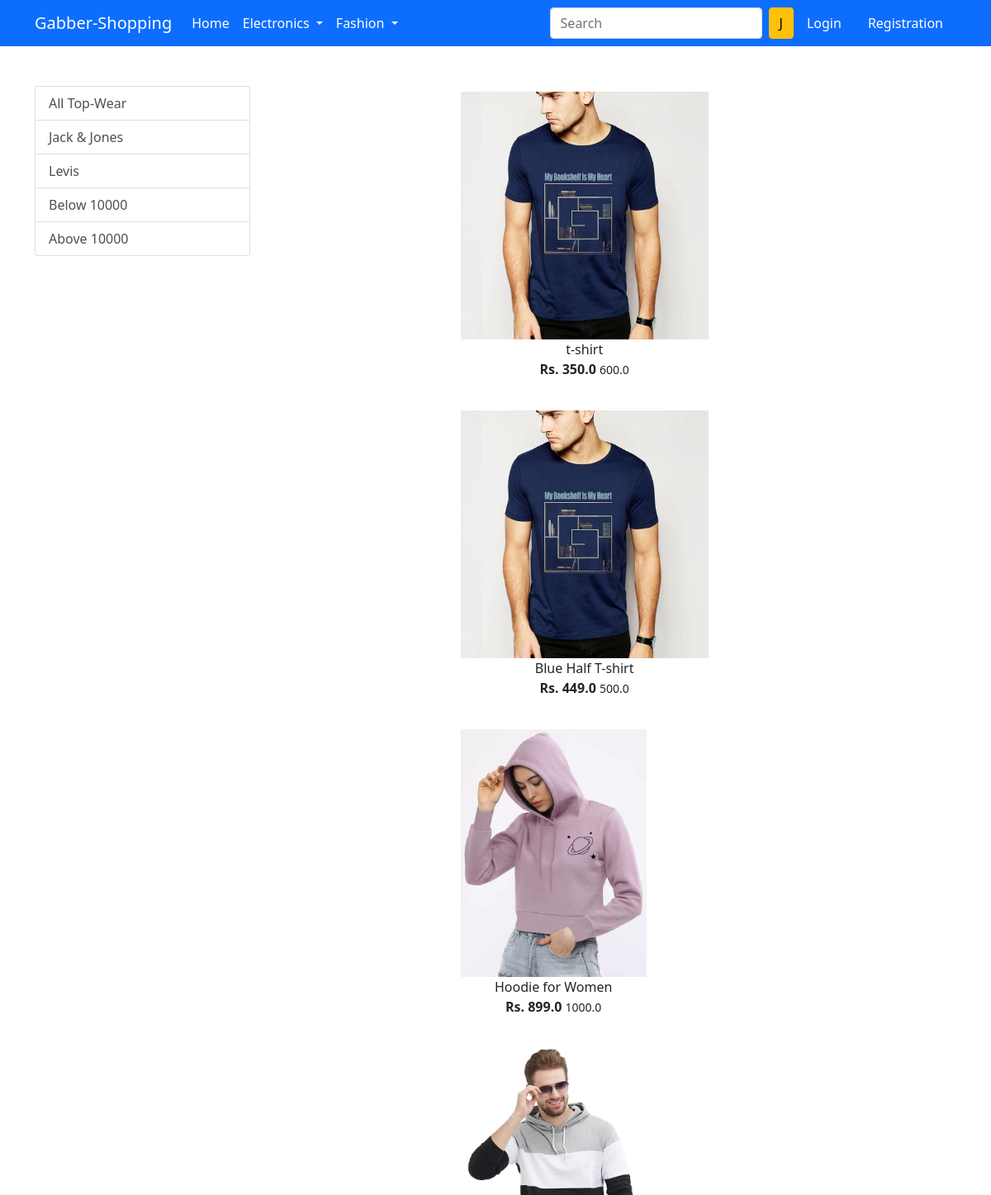
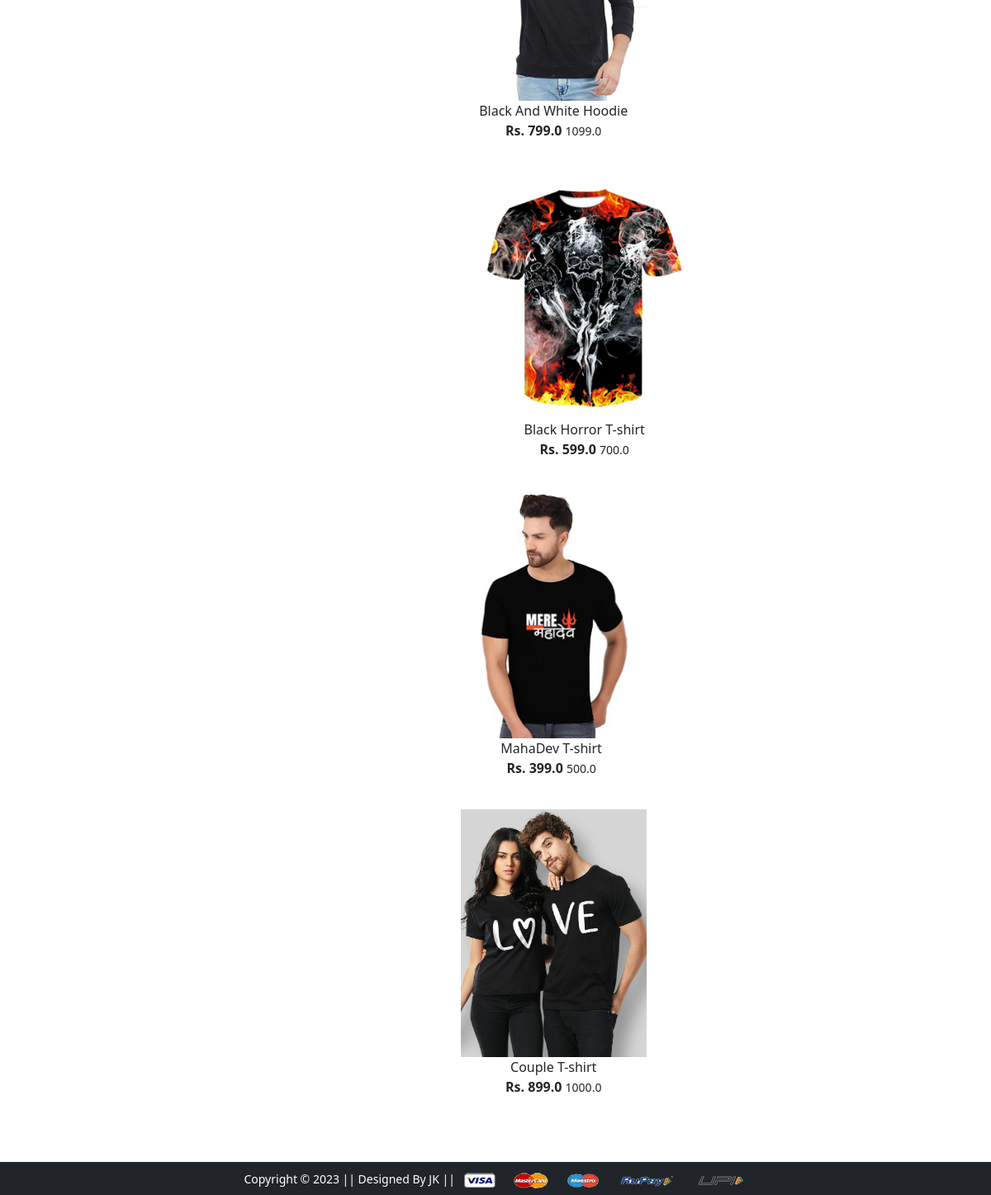
Screenshot of /topwear/ with the database file from the repository (2 pictures, top to bottom).
### app/models.py (models this page shows)
class Product(models.Model):
    title=models.CharField(max_length=100)
    selling_price=models.FloatField()
    discount_price=models.FloatField()
    description=models.TextField()
    brand=models.CharField(max_length=100)
    category=models.CharField(choices=CATEGORY_CHOICES,max_length=2)
    product_image=models.ImageField(upload_to='productimg')

### app/views.py (the view)
# urls.py: path('topwear/', views.topwear, name='topwear'),
def topwear(request,data=None):
    if data ==None:
        topwears=Product.objects.filter(category='TW')
    elif data=='JackandJones' or data=='Levis':
         topwears=Product.objects.filter(category='TW').filter(brand=data)
    elif data=='below':
         topwears=Product.objects.filter(category='TW').filter(discount_price__lt=1000)
    elif data=='above':
        topwears=Product.objects.filter(category='TW').filter(discount_price__gt=1000)
    return render(request, 'app/topwear.html', {'topwears':topwears})

### app/templates/app/topwear.html (shortened to what this page needs)
{% extends 'app/base.html' %}
{% load static %}
{% block main-content %}
<div class="container my-5">
 <div class="row">
  <div class="col-sm-3">
    <div class="list-group">
        <a href="{% url 'topwear' %}" class="list-group-item list-group-item-action" aria-current="true">All Top-Wear</a>
        <a href="{% url 'topweardata' 'JackandJones' %}" class="list-group-item list-group-item-action" aria-current="true">Jack & Jones</a>
        <a href="{% url 'topweardata' 'Levis' %}" class="list-group-item list-group-item-action" aria-current="true">Levis</a>
        <a href="{% url 'topweardata' 'below' %}" class="list-group-item list-group-item-action" aria-current="true">Below 10000</a>
        <a href="{% url 'topweardata' 'above' %}" class="list-group-item list-group-item-action" aria-current="true">Above 10000</a>
    </div>
  </div>
  <div class="col-sm-8 offset-sm-1 d-flex justify-content-center ">
    <div class="col-sm-8  justify-content-center">
        {% for product in topwears %}
         <div class="col-sm-4 text-center mb-4">
          <a href="{% url 'product-detail' product.id %}" class="btn">
            <div class="item"><img src="{{product.product_image.url}}" alt="" height="300" class="">
                <div class= ="fw-bold">{{product.title}}</div>
                <div class="fw-bold">Rs. {{product.discount_price }}
                    <small class="fw-light text-decoration-li-through">{{product.selling_price}}</small></div>
            </div>
          </a>
         </div>
        {% endfor %}
    </div>
  </div>
 </div>
</div>
{% endblock main-content %}

### app/templates/app/base.html (shortened to what this page needs)
<!doctype html>
{% load static %}
<html lang="en">
  <head>
    <link href="https://cdn.jsdelivr.net/npm/bootstrap@5.0.0-beta1/dist/css/bootstrap.min.css" rel="stylesheet">
    <link rel="stylesheet" href="{% static 'app/css/owl.carousel.min.css' %}">
    <link rel="stylesheet" href="{% static 'app/css/all.min.css' %}">
    <link rel="stylesheet" href="{% static 'app/css/style.css' %}">
  </head>
  <body>
    <nav class="navbar navbar-expand-lg navbar-dark bg-primary">
     <div class="container">
       <a class="navbar-brand" href="/">Gabber-Shopping</a>
       <div class="collapse navbar-collapse" id="navbarSupportedContent">
         <ul class="navbar-nav me-auto mb-2 mb-lg-0">
           <li class="nav-item">
             <a class="nav-link active" aria-current="page" href="/">Home</a>
           </li>
           <li class="nav-item dropdown">
             <a class="nav-link dropdown-toggle text-white" href="#" id="electronicsDropdown" role="button" data-bs-toggle="dropdown" aria-expanded="false">
               Electronics
             </a>
           </li>
           <li class="nav-item dropdown">
             <a class="nav-link dropdown-toggle text-white" href="#" id="fashionDropdown" role="button" data-bs-toggle="dropdown" aria-expanded="false">
               Fashion
             </a>
           </li>
         </ul>
         <form class="d-flex">
           <input class="form-control me-2" type="search" placeholder="Search" aria-label="Search">
           <button class="btn btn-warning" type="submit">J</button>
         </form>
         <div>
          <ul class="navbar-nav me-auto mb-2 mb-lg-0">
            {% if request.user.is_authenticated %}
           <li class="nav-item dropdown mx-2">
              <a class="nav-link dropdown-toggle text-white" href="#" id="profileDropdown" role="button" data-bs-toggle="dropdown" aria-expanded="false">
                {{request.user.username|capfirst}}
              </a>
              <ul class="dropdown-menu" aria-labelledby="profileDropdown">
                <li><a class="dropdown-item" href="{% url 'profile' %}">Profile</a></li>
                <li><a class="dropdown-item" href="{% url 'orders' %}">Orders</a></li>
                <li><a class="dropdown-item" href="{% url 'passwordchange' %}">Change Password</a></li>
                <li><a class="dropdown-item" href="{% url 'logout' %}">Logout</a></li>
              </ul>
            </li>
            <li class="nav-item mx-2">
             <a href="{% url 'show-cart' %}" class="nav-link text-white"><span class="badge bg-danger">{{totalitem}}</span> Cart </a>
            </li>
            {% else %}
            <li class="nav-item mx-2">
             <a href="{% url 'login' %}" class="nav-link text-white">Login</a>
            </li>
            <li class="nav-item mx-2">
             <a href="{% url 'customerregistration' %}" class="nav-link text-white">Registration</a>
            </li>
            {% endif %}
          </ul>
         </div>
       </div>
     </div>
    </nav>
    {% block main-content %} {% endblock main-content %}
    <footer class="container-fluid bg-dark text-center p-2 mt-5">
        <small class="text-white">Copyright &copy; 2023 || Designed By JK  || </small>
        <img src="{% static 'app/images/payment.png' %}" alt="" srcset="" class="img-fluid" height="2px">
    </footer>
  </body>
</html>

### rows the page displays
Product: product_image (picture), title "t-shirt", discount_price "350.0", selling_price "600.0"
Product: product_image (picture), title "Blue Half T-shirt", discount_price "449.0", selling_price "500.0"
Product: product_image (picture), title "Hoodie for Women", discount_price "899.0", selling_price "1000.0"
Product: product_image (picture), title "Black And White Hoodie", discount_price "799.0", selling_price "1099.0"
Product: product_image (picture), title "Black Horror T-shirt", discount_price "599.0", selling_price "700.0"
Product: product_image (picture), title "MahaDev T-shirt", discount_price "399.0", selling_price "500.0"
Product: product_image (picture), title "Couple T-shirt", discount_price "899.0", selling_price "1000.0"
